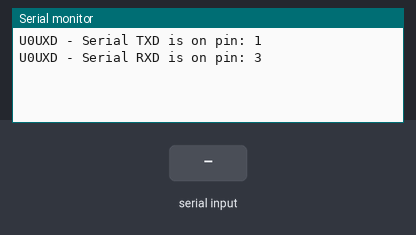
A sketch run on a simulated ESP32. Parts: the last lines printed to the serial monitor. Inputs (shaded band) come from the test bench.

Above: at 1.2 s.
1.3 s: "1" received over the second serial link
At 2.1 s:
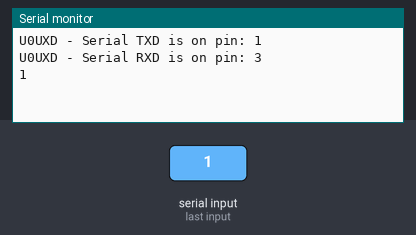
2.8 s: "0" received over the second serial link
At 3.3 s:
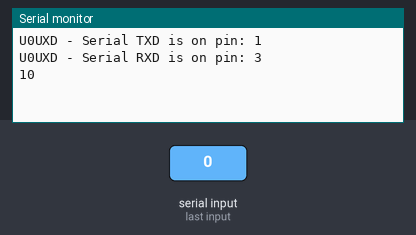

Measured:
- after the input at 1.3 s, the serial monitor: prints a new line at once (image 1)
- after the input at 2.8 s, the serial monitor: prints a new line at once (image 2)

The sketch:

ESP32-DevKitv1_UART_to_UART.ino
```cpp
/*******************************************************************************
 *
 *          ESP32: Uso de puertos seriales
 *
 *******************************************************************************
 * FileName:        ESP32-DevKitv1_UART_to_UART.ino
 * Processor:       ESP32
 * Complier:        Arduino IDE v2.3.3
 * Author:          Pedro Sánchez (MrChunckuee)
 * Blog:            http://mrchunckuee.blogspot.com/
 * Email:           mrchunckuee.psr@gmail.com
 * Description:     Pequeño ejemplo para testear el manejo del puerto serial 2
 *                  que incorpora el ESP32-WROOM. Como sabemos este incroporta
 *                  tres puertos seriales por hardware: U0UXD, U1UXD y U2UXD.
 *                     - U0UXD, se usa principalmente para programar el modulo,
 *                              pero tambien puede ser de proposito general.
 *                     - U1UXD, se usa para comunicar con una memoria SPI flash
 *                              interna del ESP32. No recomendable para el usar.
 *                     - U2UXD, libre para proposito general.
 *******************************************************************************
 * Rev.         Date            Comment
 *   v1.0.0     17/11/2024      - Creación y prueba de funcionamiento.
 *   v1.0.1     04/12/2024      - Correecion para asegurarnos el uso de U2UXD.
 ******************************************************************************/

#define RXD2 16
#define TXD2 17

void setup() {
  Serial.begin(115200);
  //Formato configurar serial 1: Serial1.begin(baud-rate, protocol, RX pin, TX pin);
  Serial2.begin(115200, SERIAL_8N1, RXD2, TXD2);

  Serial.println("U0UXD - Serial TXD is on pin: "+String(TX));
  Serial.println("U0UXD - Serial RXD is on pin: "+String(RX));

  Serial2.println("U2UXD - Serial TXD is on pin: "+String(TXD2));
  Serial2.println("U2UXD - Serial RXD is on pin: "+String(RXD2));
}

void loop() {
  // Leemos puerto 2 y enviamos al puerto 0:
  if (Serial2.available()) {
    int inByte = Serial2.read();
    Serial.write(inByte);
  }

  // Leemos puerto 0 y enviamos al puerto 2:
  if (Serial.available()) {
    int inByte = Serial.read();
    Serial2.write(inByte);
  }
}
```
